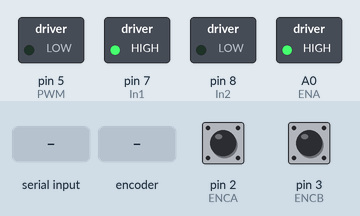
Recording of a sketch running on a simulated Arduino Uno, built with avr-gcc and run on an emulated ATmega328P. Shown: switched loads named in the sketch (green lamp = pin HIGH). Inputs (shaded band) come from the test bench; at power-on: pin 2 (ENCA) HIGH, pin 3 (ENCB) HIGH. What the sketch prints to the serial monitor is not drawn.

Above: at 6.2 s.
6.3 s: "b" received over Serial
At 6.36 s:
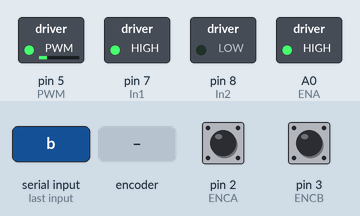
9.3 s: "c" received over Serial
At 9.8 s:
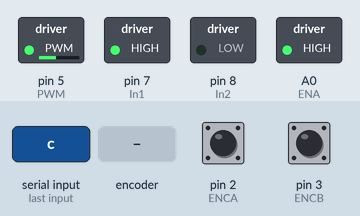
12.3 s: rotary encoder on pin 2 (ENCA) / pin 3 (ENCB) turned 2 steps (second pin leading)
At 22.3 s:
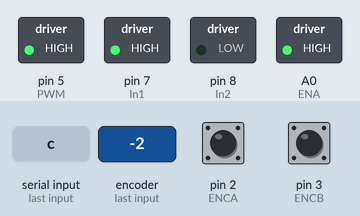
Timing chart, 0 to 23.8 s (numbered marks = the images above; inputs shaded):
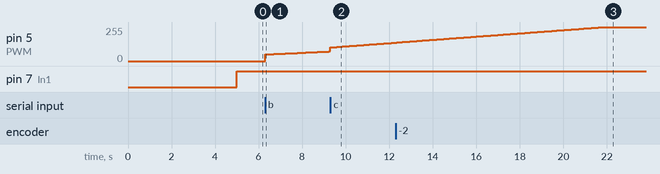

The sketch:

PID1.ino
```cpp
#include <util/atomic.h>
#define In1 7
#define In2 8
#define ENCA 2
#define ENCB 3
#define PWM 5
#define ENA A0
const int BUFFER_SIZE = 64;
char buffer[BUFFER_SIZE];
int index = 0;
String x;
char t[80];

//char buffer[20];

long prevT = 0;
int posPrev = 0;
volatile int pos_i = 0;
volatile float velocity_i = 0;
volatile long prevT_i = 0;

float v1Filt = 0;
float v1Prev = 0;
float v2Filt = 0;
float v2Prev = 0;

float eintegral = 0;
float edrivative = 0;
float preve = 0;

float vt = 0;

float kp = 1;
float ki = 0.15;


void setup() {
  Serial.begin(1152600);
  pinMode(In1,OUTPUT);
  pinMode(In2,OUTPUT);
  pinMode(PWM,OUTPUT);
  pinMode(ENA, OUTPUT);
  pinMode(ENCA,INPUT);
  pinMode(ENCB,INPUT);
  digitalWrite(ENA,HIGH);

  attachInterrupt(digitalPinToInterrupt(ENCA),readEncoder,RISING);

  analogWrite(PWM,0);

  delay(5000);


}

void loop() {

  /*  measuring output speed */
      /*if (Serial.available()) {
    char receivedChar = Serial.read(); // Read the character from serial communication

       // Check for the delimiter
    if (receivedChar == ',') {
      buffer[index] = '\0';  // Null-terminate the string
      // Process the received data
      //Serial.println(buffer[1]);
      //Serial.println(buffer[0]);

      // Reset the buffer for the next data
      index = 0;
    } else {
      buffer[index] = receivedChar;
      index = (index + 1) % BUFFER_SIZE;  // Prevent buffer overflow
    }
    if (buffer[0] == 'S') {
      analogWrite(PWM,0);
    } else  {
      vt = float(buffer[1]);*/
  int pos = 0;
  float velocity2 = 0;
  ATOMIC_BLOCK(ATOMIC_RESTORESTATE){
    pos = pos_i;
    velocity2 = velocity_i;}

  long currT = micros();
  float deltaT = ((float)(currT-prevT)) / 1.0e6;
  float velocity1 = (pos - posPrev) / deltaT;
  posPrev = pos;
  prevT = currT;

  float v1 = (velocity1/ 390) * 60;
  float v2 = (velocity2/ 390) * 60;

  v1Filt = 0.854 * v1Filt + 0.0728 * v1 + 0.0728 * v1Prev;
  v1Prev = v1;
  v2Filt = 0.854 * v2Filt + 0.0728 * v2 + 0.0728 * v2Prev;
  v2Prev = v2;

  Serial.println(v2Filt);


  /* reading input speed */
  //if (Serial.available() > 0){
  //  x = Serial.readString();
  //  x.toCharArray(t, 80);
  //  vt = atof(t);
  //}

    if (Serial.available() > 0) {
  char data = Serial.read();

  if (data == 'a') { // set motor direction and speed for 'a'
    vt = 0;
  }
  else if (data == 'b') { // set motor direction and speed for 'b'
    vt = 50;
  }
  else if (data == 'c') { // set motor direction and speed for 'c'
    vt = 80;
  }
}

  /* applying control algorithm */
  float e = vt - v2Filt;
  eintegral = eintegral + e*deltaT;

  if( eintegral > 255/ki) {
    eintegral = 255/ki;
  }
  else if (eintegral < -255/ki){
    eintegral = -255/ki;
  }


  float u = kp * e + ki * eintegral ;
  preve = e;

  int dir = -1;
  if (u < 0)
    dir = 1;
  int pwr = (int) fabs(u);
  if (pwr > 255){
    pwr = 255;
  }
  if (vt == 0 ){
    pwr = 0;
  }

  setMotor(dir,pwr,PWM,In1,In2);


//}
  //    }
}

void setMotor(int dir, int pwmVal, int pwm, int in1, int in2){
  analogWrite(PWM,pwmVal); // Motor speed
  if(dir == -1){
    // Turn one way
    digitalWrite(In1,HIGH);
    digitalWrite(In2,LOW);
  }
  else if(dir == 1){
    // Turn the other way
    digitalWrite(In1,LOW);
    digitalWrite(In2,HIGH);
  }
  else{
    // Or dont turn
    digitalWrite(in1,LOW);
    digitalWrite(in2,LOW);
  }
}

void readEncoder()
{
  int b = digitalRead(ENCB);
  int increment = 0;
  if (b > 0)
    increment = -1;
  else
    increment = 1;

  pos_i = pos_i + increment;

  long currT = micros();
  float deltaT = ((float)(currT - prevT_i)) / 1.0e6;
  velocity_i = increment / deltaT;
  prevT_i = currT;
}
```

Measured:
- after the input at 6.3 s, pin 5 (PWM): moves from 0/255 to 72/255 over 2.9 s, starting at once
